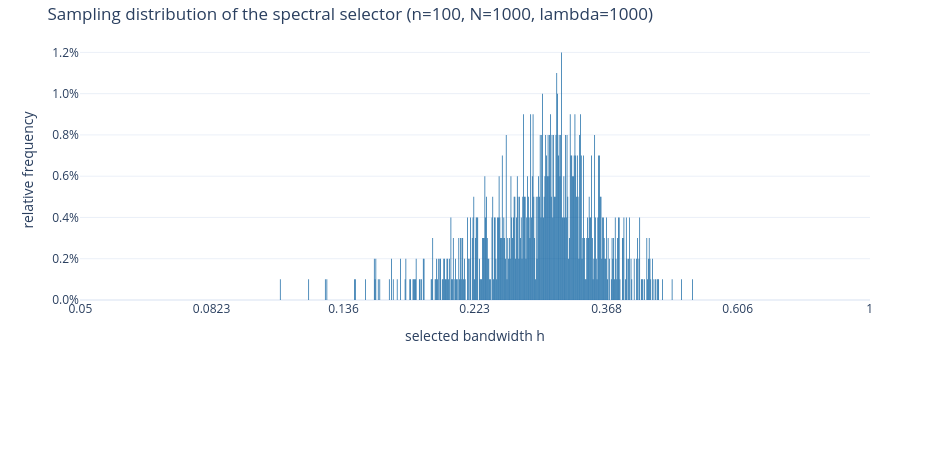
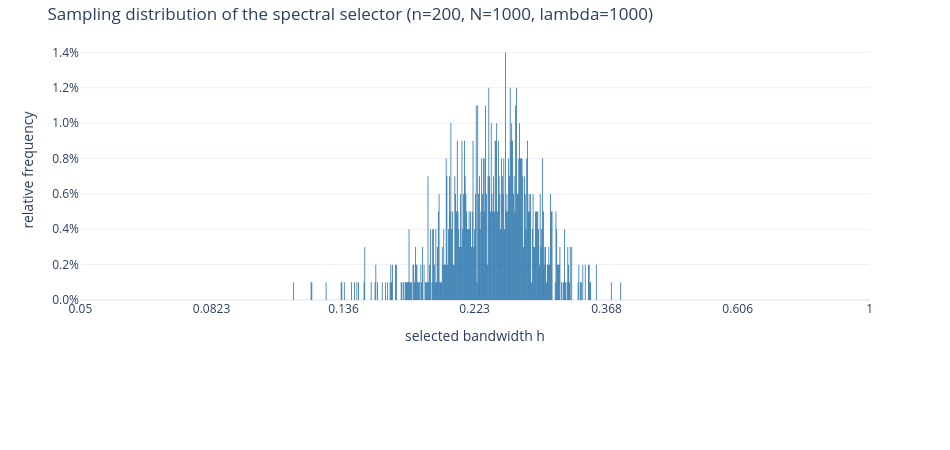
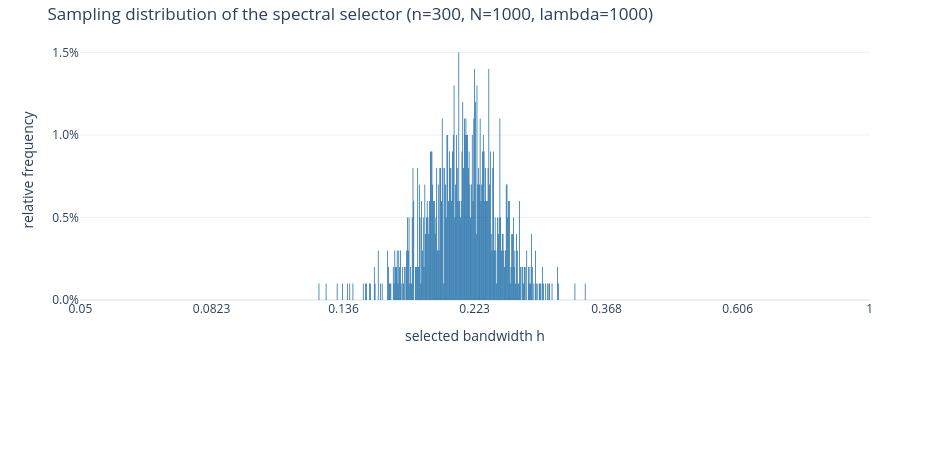
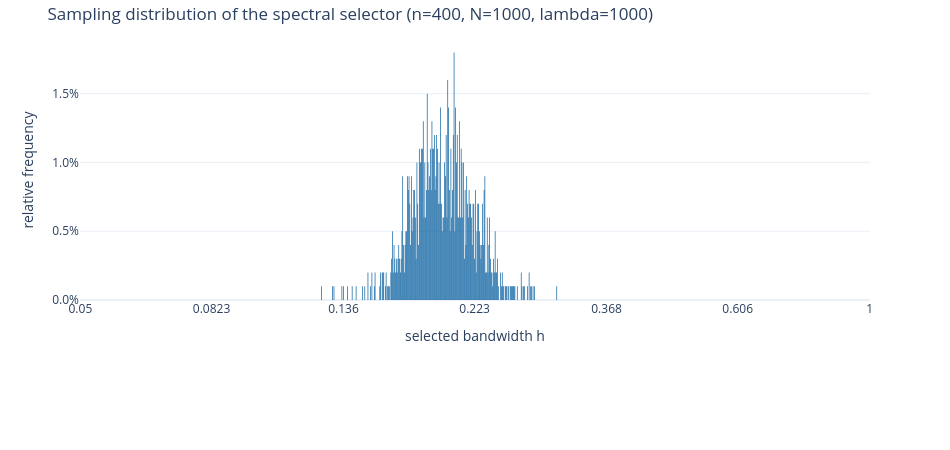

Notebook cell for these charts, in order:
### Code cell
sample_size_sweep_figures = {}

for current_n in SAMPLE_SIZE_SWEEP_VALUES:
    current_n = int(current_n)
    current_figure = plot_bandwidth_distributions(                                                  ### PLOTTING
        h_grid=sample_size_sweep_h_grid,                                                            ### PLOTTING
        distributions={                                                                             ### PLOTTING
            "Spectral selections": (                                                                ### PLOTTING
                sample_size_sweep_results[current_n][                                               ### PLOTTING
                    "counts"                                                                        ### PLOTTING
                ]                                                                                   ### PLOTTING
            )                                                                                       ### PLOTTING
        },                                                                                          ### PLOTTING
        colors={"Spectral selections": "#005A9C"},                                                  ### PLOTTING
        opacity=1.0,                                                                                ### PLOTTING
        width=950,                                                                                  ### PLOTTING
        height=450,                                                                                 ### PLOTTING
    )                                                                                               ### PLOTTING
    current_figure.update_traces(marker_line_width=0)                                               ### PLOTTING
    current_figure.update_yaxes(tickformat=".1%")                                                   ### PLOTTING
    current_figure.update_layout(                                                                   ### PLOTTING
        title=(                                                                                     ### PLOTTING
            "Sampling distribution of the spectral "                                                ### PLOTTING
            f"selector (n={current_n}, N=1000, "                                                    ### PLOTTING
            "lambda=1000)"                                                                          ### PLOTTING
        )                                                                                           ### PLOTTING
    )                                                                                               ### PLOTTING
    sample_size_sweep_figures[current_n] = (
        current_figure
    )
    current_figure.show()                                                                           ### PLOTTING

### Figure 1 — Plotly figure (JSON) as saved in the notebook; plotly's stock layout.template omitted (floating-point values rounded to 4 significant figures; data arrays with more than 128 entries replaced by an {"elided": "..."} marker saying what was removed)
{"data": [{"customdata": {"elided": "291 float values"}, "hovertemplate": "Spectral selections<br>grid index=%{x}<br>bandwidth h=%{customdata:.6g}<br>relative frequency=%{y:.1%}<extra></extra>", "marker": {"color": "#005A9C", "line": {"color": "white", "width": 0}}, "name": "Spectral selections", "opacity": 1, "showlegend": false, "type": "bar", "width": 0.85, "x": {"elided": "291 int values"}, "y": {"elided": "291 float values"}}], "layout": {"barmode": "overlay", "height": 450, "legend": {"orientation": "h", "title": {}, "x": 0.5, "xanchor": "center", "y": -0.18, "yanchor": "top"}, "margin": {"b": 150, "t": 40}, "title": {"text": "Sampling distribution of the spectral selector (n=100, N=1000, lambda=1000)"}, "width": 950, "xaxis": {"range": [-0.5, 999.5], "tickmode": "array", "ticktext": ["0.05", "0.0823", "0.136", "0.223", "0.368", "0.606", "1"], "tickvals": [0, 166, 333, 499, 666, 832, 999], "title": {"text": "selected bandwidth h"}}, "yaxis": {"range": [0, 0.0126], "tickformat": ".1%", "title": {"text": "relative frequency"}}}}

### Figure 2 — Plotly figure (JSON) as saved in the notebook; plotly's stock layout.template omitted (floating-point values rounded to 4 significant figures; data arrays with more than 128 entries replaced by an {"elided": "..."} marker saying what was removed)
{"data": [{"customdata": {"elided": "242 float values"}, "hovertemplate": "Spectral selections<br>grid index=%{x}<br>bandwidth h=%{customdata:.6g}<br>relative frequency=%{y:.1%}<extra></extra>", "marker": {"color": "#005A9C", "line": {"color": "white", "width": 0}}, "name": "Spectral selections", "opacity": 1, "showlegend": false, "type": "bar", "width": 0.85, "x": {"elided": "242 int values"}, "y": {"elided": "242 float values"}}], "layout": {"barmode": "overlay", "height": 450, "legend": {"orientation": "h", "title": {}, "x": 0.5, "xanchor": "center", "y": -0.18, "yanchor": "top"}, "margin": {"b": 150, "t": 40}, "title": {"text": "Sampling distribution of the spectral selector (n=200, N=1000, lambda=1000)"}, "width": 950, "xaxis": {"range": [-0.5, 999.5], "tickmode": "array", "ticktext": ["0.05", "0.0823", "0.136", "0.223", "0.368", "0.606", "1"], "tickvals": [0, 166, 333, 499, 666, 832, 999], "title": {"text": "selected bandwidth h"}}, "yaxis": {"range": [0, 0.0147], "tickformat": ".1%", "title": {"text": "relative frequency"}}}}

### Figure 3 — Plotly figure (JSON) as saved in the notebook; plotly's stock layout.template omitted (floating-point values rounded to 4 significant figures; data arrays with more than 128 entries replaced by an {"elided": "..."} marker saying what was removed)
{"data": [{"customdata": {"elided": "211 float values"}, "hovertemplate": "Spectral selections<br>grid index=%{x}<br>bandwidth h=%{customdata:.6g}<br>relative frequency=%{y:.1%}<extra></extra>", "marker": {"color": "#005A9C", "line": {"color": "white", "width": 0}}, "name": "Spectral selections", "opacity": 1, "showlegend": false, "type": "bar", "width": 0.85, "x": {"elided": "211 int values"}, "y": {"elided": "211 float values"}}], "layout": {"barmode": "overlay", "height": 450, "legend": {"orientation": "h", "title": {}, "x": 0.5, "xanchor": "center", "y": -0.18, "yanchor": "top"}, "margin": {"b": 150, "t": 40}, "title": {"text": "Sampling distribution of the spectral selector (n=300, N=1000, lambda=1000)"}, "width": 950, "xaxis": {"range": [-0.5, 999.5], "tickmode": "array", "ticktext": ["0.05", "0.0823", "0.136", "0.223", "0.368", "0.606", "1"], "tickvals": [0, 166, 333, 499, 666, 832, 999], "title": {"text": "selected bandwidth h"}}, "yaxis": {"range": [0, 0.01575], "tickformat": ".1%", "title": {"text": "relative frequency"}}}}

### Figure 4 — Plotly figure (JSON) as saved in the notebook; plotly's stock layout.template omitted (floating-point values rounded to 4 significant figures; data arrays with more than 128 entries replaced by an {"elided": "..."} marker saying what was removed)
{"data": [{"customdata": {"elided": "190 float values"}, "hovertemplate": "Spectral selections<br>grid index=%{x}<br>bandwidth h=%{customdata:.6g}<br>relative frequency=%{y:.1%}<extra></extra>", "marker": {"color": "#005A9C", "line": {"color": "white", "width": 0}}, "name": "Spectral selections", "opacity": 1, "showlegend": false, "type": "bar", "width": 0.85, "x": {"elided": "190 int values"}, "y": {"elided": "190 float values"}}], "layout": {"barmode": "overlay", "height": 450, "legend": {"orientation": "h", "title": {}, "x": 0.5, "xanchor": "center", "y": -0.18, "yanchor": "top"}, "margin": {"b": 150, "t": 40}, "title": {"text": "Sampling distribution of the spectral selector (n=400, N=1000, lambda=1000)"}, "width": 950, "xaxis": {"range": [-0.5, 999.5], "tickmode": "array", "ticktext": ["0.05", "0.0823", "0.136", "0.223", "0.368", "0.606", "1"], "tickvals": [0, 166, 333, 499, 666, 832, 999], "title": {"text": "selected bandwidth h"}}, "yaxis": {"range": [0, 0.0189], "tickformat": ".1%", "title": {"text": "relative frequency"}}}}
